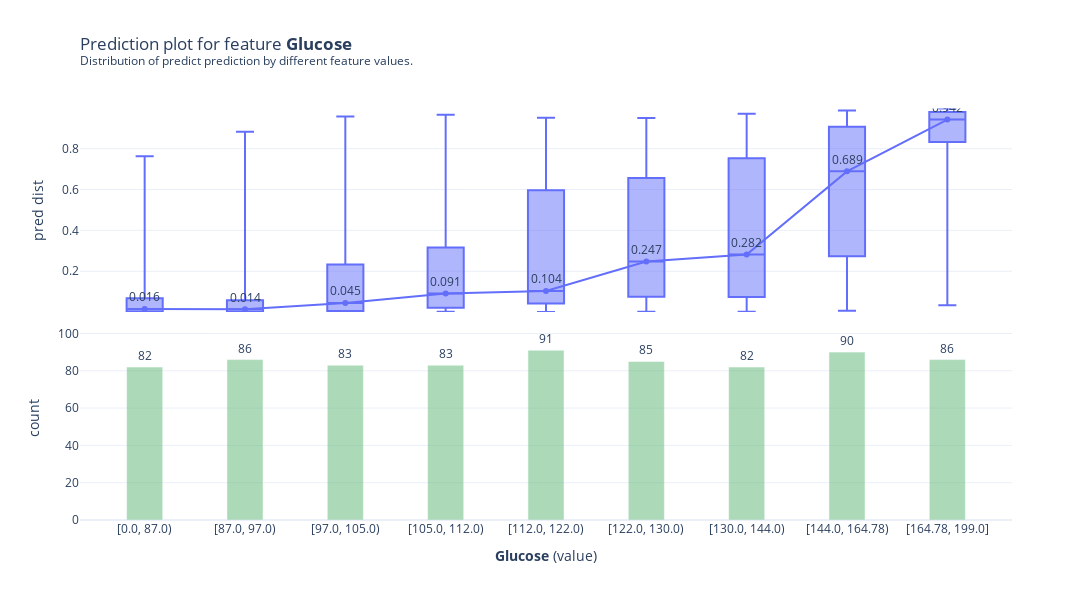

This figure's notebook cell:
### Code cell
copied = data.copy()

predict = info_plots.PredictPlot(
    df=copied,
    feature='Glucose',
    feature_name='Glucose',
    model = model,
    model_features=list(data.drop('Outcome', axis=1).columns)
)
fig, axes, summary_df = predict.plot()
fig.show()
